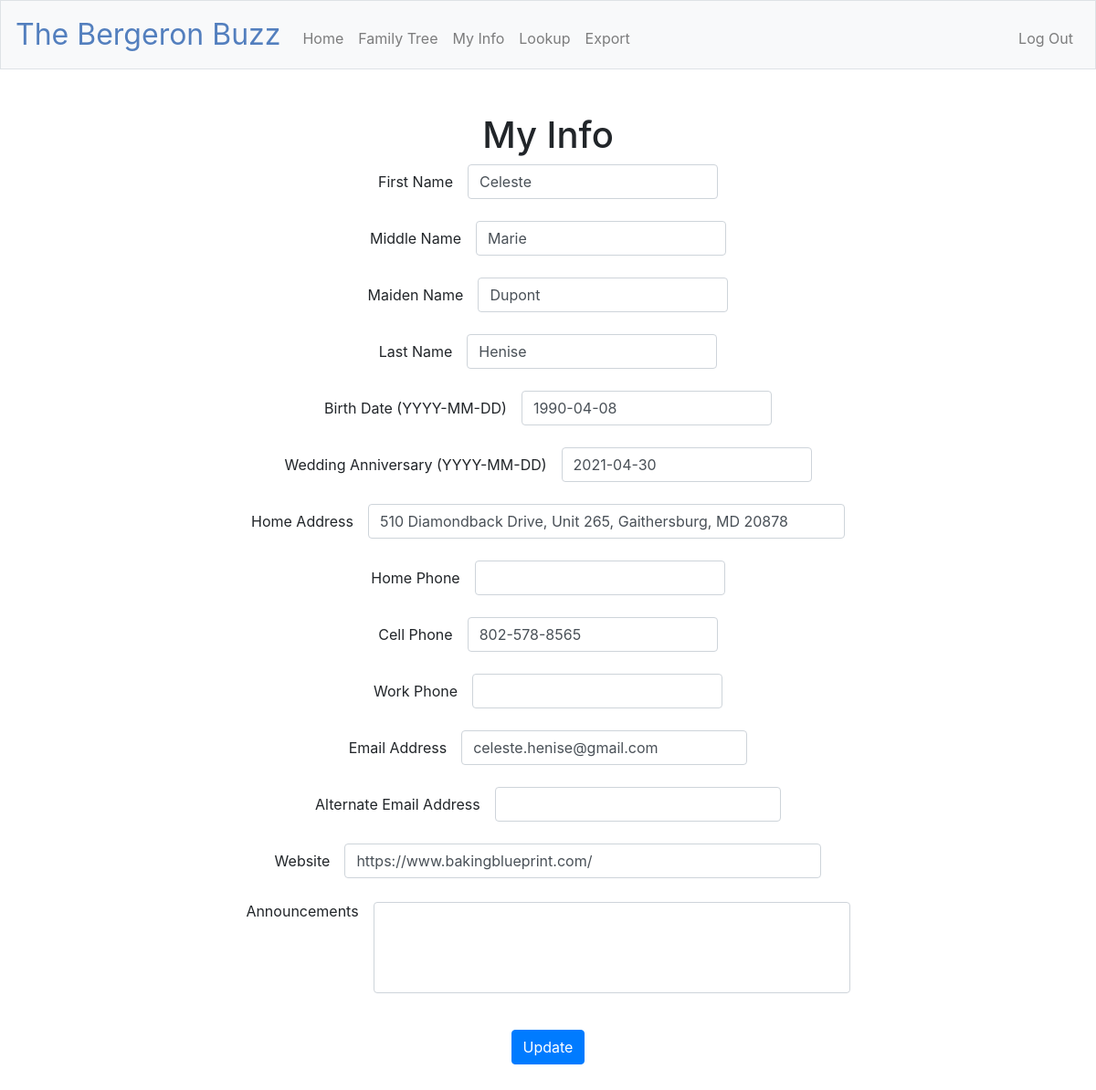
The page /me (signed in) on the database its author committed.
### tables this page shows
CREATE TABLE "info" (
id INTEGER AUTO INCREMENT PRIMARY KEY NOT NULL,
first TEXT NOT NULL,
middle TEXT,
maiden TEXT,
last TEXT NOT NULL,
birthdate DATE,
deceased DATE,
anniversary DATE,
address TEXT,
homephone TEXT,
cellphone TEXT,
workphone TEXT,
email TEXT,
altemail TEXT,
website TEXT,
announcements TEXT, "person2" integer DEFAULT NULL, "user_id" integer DEFAULT NULL, "relationship" TEXT);

### application.py (the view)
@app.route("/me", methods=["GET", "POST"])
def me():
    username = session["user_id"]
    if request.method == "POST":
        cur.execute("SELECT info.id FROM info JOIN users ON info.user_id = users.id WHERE username = ?", (
                    username,))
        for row in cur:
            user_id = row['id']
        for field in ['first', 'middle', 'maiden', 'last', 'birthdate',
                      'anniversary', 'address', 'homephone', 'cellphone',
                      'workphone', 'email', 'altemail', 'website',
                      'announcements']:
            updateInfo = request.form.get(field)
            cur.execute(f'UPDATE info SET {field} = ? WHERE id = ?', (updateInfo, user_id))
        db.commit()
        return redirect("/me")
    else:
        cur.execute("SELECT * FROM info JOIN users ON info.user_id = users.id WHERE username = ?", (username,))
        person = namedtuple('person', ['first', 'middle', 'maiden', 'last', 'birthdate', 'anniversary', 'address',
                            'homephone', 'cellphone', 'workphone', 'email', 'altemail', 'website', 'announcements'])
        for row in cur:
            member = person(row['first'], row['middle'], row['maiden'],
                            row['last'], row['birthdate'], row['anniversary'],
                            row['address'], row['homephone'], row['cellphone'],
                            row['workphone'], row['email'], row['altemail'],
                            row['website'], row['announcements'])
        return render_template("me.html", user=member)

### application.py (called while the page is built)
@app.after_request
def after_request(response):
    response.headers["Cache-Control"] = "no-cache, no-store, must-revalidate"
    response.headers["Expires"] = 0
    response.headers["Pragma"] = "no-cache"
    return response

### templates/me.html (shortened to what this page needs)
{% extends "layout.html" %}
{% block main %}
    <h1>
        My Info
    </h1>
    <form action="/me" method="post">
        <div class="form-group" >
            First Name&emsp;<input class="form-control" name="first" type="text" value="{{ user.first }}"><br><br>
            Middle Name&emsp;<input class="form-control" name="middle" type="text" value="{{ user.middle }}"><br><br>
            Maiden Name&emsp;<input class="form-control" name="maiden" type="text" value="{{ user.maiden }}"><br><br>
            Last Name&emsp;<input class="form-control" name="last" type="text" value="{{ user.last }}"><br><br>
            Birth Date (YYYY-MM-DD)&emsp;<input class="form-control" name="birthdate" type="text" value="{{ user.birthdate }}"><br><br>
            Wedding Anniversary (YYYY-MM-DD)&emsp;<input class="form-control" name="anniversary" type="text" value="{{ user.anniversary }}"><br><br>
            Home Address&emsp;<input class="form-control" name="address" type="text" value="{{ user.address }}" style="width: 50%"><br><br>
            Home Phone&emsp;<input class="form-control" name="homephone" type="text" value="{{ user.homephone }}"><br><br>
            Cell Phone&emsp;<input class="form-control" name="cellphone" type="text" value="{{ user.cellphone }}"><br><br>
            Work Phone&emsp;<input class="form-control" name="workphone" type="text" value="{{ user.workphone }}"><br><br>
            Email Address&emsp;<input class="form-control" name="email" type="text" value="{{ user.email }}" style="width: 30%"><br><br>
            Alternate Email Address&emsp;<input class="form-control" name="altemail" type="text" value="{{ user.altemail }}" style="width: 30%"><br><br>
            Website&emsp;<input class="form-control" name="website" type="text" value="{{ user.website }}" style="width: 50%"><br><br>
            Announcements&emsp;<input class="form-control" name="announcements" type="text" value="{{ user.announcements }}" style="width: 50%; height: 100px; vertical-align: text-top;"><br><br>
        </div>
        <button class="btn btn-primary" type="submit">Update</button>
    </form>
{% endblock %}

### static/styles.css (style rules this page uses)
main .form-control { display: inline-block; width: auto; }

### rows shown on the page
info: first "Celeste", middle "Marie", maiden "Dupont", last "Henise", birthdate "1990-04-08", anniversary "2021-04-30", address "510 Diamondback Drive, Unit 265, Gaithersburg, MD 20878", cellphone "802-578-8565", email "celeste.henise@gmail.com", website "https://www.bakingblueprint.com/"
